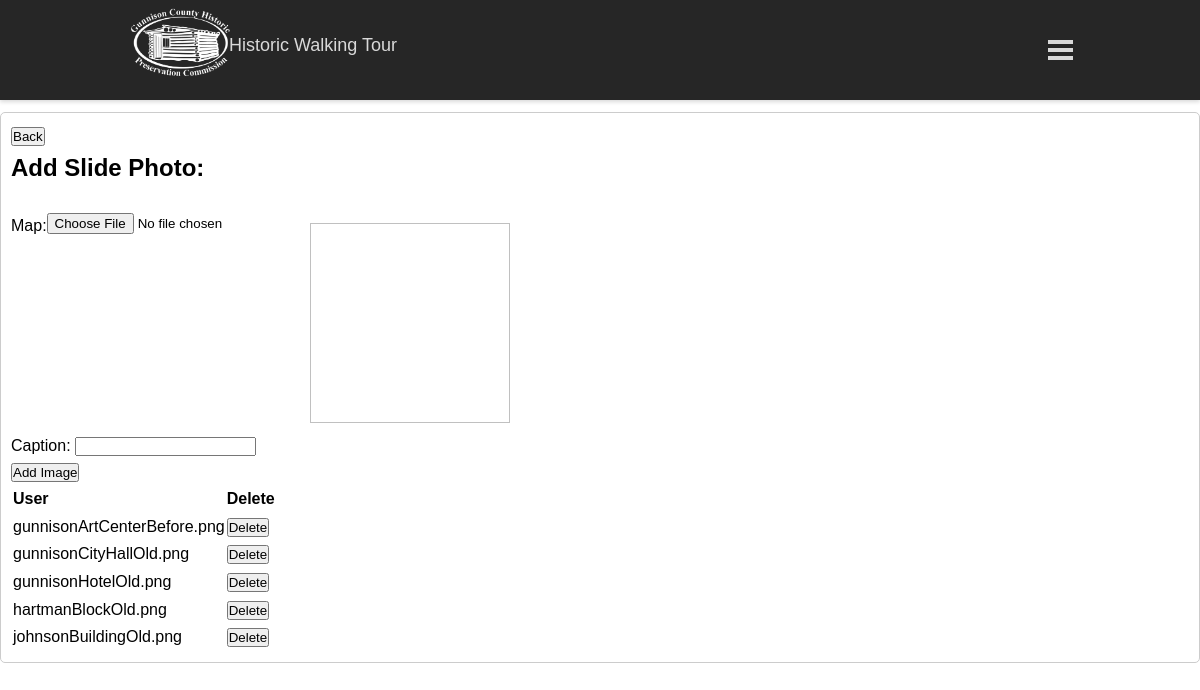
The page /www/html/addSlide.php (signed in) on the database its author committed.
### tables this page shows
CREATE TABLE IF NOT EXISTS `slideShowImages` (
  `id` int(11) NOT NULL AUTO_INCREMENT,
  `oldImage_fname` text NOT NULL,
  `oldImage_caption` text NOT NULL,
  PRIMARY KEY (`id`)
);

### www/html/model.php (called while the page is built, shortened)
<?php
function getSlideshowPics($conn)
{
    $t1q = "SELECT * FROM slideShowImages";
    $stmt1 = $conn->prepare($t1q);
    $stmt1->execute();
    $slideShowPics = $stmt1->fetchAll();
    return $slideShowPics;
}
?>

### www/html/addSlide.php (the view, shortened to what this page needs)
<?php
require('model.php');
$conn = connectDb();
$data = getSlideshowPics($conn);
?>
<!DOCTYPE html>
<html lang="en">
<head>
    <link rel="stylesheet" href="editorStyling.css">
    <link rel="stylesheet" href="navbarStyling.css">
</head>
<body>
    <header id="navbar">
        <nav class="navbar-container container">
            <a class="home-link">
                <div class="navbar-logo">
                    <img src="pictures/logo_white.png" alt="navLogo" weight="70px" height="70px" />
                </div>
                <p> Historic Walking Tour</p>
            </a>
            <button type="button" id="navbar-toggle" aria-controls="navbar-menu" aria-label="Toggle menu" aria-expanded="false">
                <span class="icon-bar"></span>
                <span class="icon-bar"></span>
                <span class="icon-bar"></span>
            </button>
        </nav>
    </header>
    <br><br><br><br>
    <div class="box">
          <button onclick="window.location.href ='admin.php'">Back</button>
        <h2>Add Slide Photo:</h2><br>
        <form method="POST" enctype="multipart/form-data">
            <div class="image-preview">
                <label for="file">Map:</label>
                <input type="file" name="file" accept="image/*" onchange="previewImage(event, 'file')" required><br>
                <img id="preview_file" class="preview_img" /><br>
            </div>
            <label for='oldCap'>Caption:</label>
            <input type='text' name="oldCap" required><br>
            <input type="submit" name="submit" value="Add Image">
        </form>
        <table>
            <tr>
                <th>User</th>
                <th>Delete</th>
            </tr>
            <?php
            foreach ($data as $row) : ?>
                <tr>
                    <td>
                        <?php echo $row['oldImage_fname']; ?>
                    </td>
                    <td>
                        <form action="addSlide.php" method="get">
                            <input type="submit" value="Delete">
                        </form>
                    </td>
                </tr>
            <?php endforeach; ?>
        </table>

### www/html/editorStyling.css (style rules this page uses)
:root { --navbar-bg-color: hsl(0, 0%, 15%); --navbar-text-color: hsl(0, 0%, 85%); --navbar-text-color-focus: white; --navbar-bg-contrast: hsl(0, 0%, 25%); }
* { box-sizing: border-box; margin: 0; padding: 0; }
body { height: 100vh; font-family: Arial, Helvetica, sans-serif; line-height: 1.6; text-align: center; }
.container { max-width: 1000px; padding: 20px; margin: 0 auto; }
.box { border: 1px solid #ccc; border-radius: 5px; padding: 10px; margin: 10px 0; }
.image-preview { display: flex; flex-wrap: wrap; }
.preview_img { width: 200px; height: 200px; object-fit: cover; margin: 10px; }
#navbar { --navbar-height: 100px; position: fixed; height: var(--navbar-height); background-color: var(--navbar-bg-color); left: 0; right: 0; box-shadow: 0 2px 4px rgba(0, 0, 0, 0.15); z-index: 1; }
.navbar-container { display: flex; justify-content: space-between; height: 100%; align-items: center; }
.home-link, .navbar-link { color: var(--navbar-text-color); text-decoration: none; display: flex; font-weight: 400; font-size: large; align-items: center; padding-bottom: 10px; }
.navbar-logo { border-radius: 100%; width: 30px; height: 30px; padding-right: 100px; padding-bottom: 75px; margin-inline-start: 0.5em; }
#navbar-toggle { cursor: pointer; border: none; background-color: transparent; width: 40px; height: 40px; display: flex; align-items: center; justify-content: center; flex-direction: column; }
.icon-bar { display: block; width: 25px; height: 4px; margin: 2px; background-color: var(--navbar-text-color); }
.box { border: 1px solid #ccc; border-radius: 5px; padding: 10px; margin: 10px 0; text-align: left; }
button { text-align: left; }

### www/html/navbarStyling.css (style rules this page uses)
#navbar { --navbar-height: 100px; position: fixed; height: var(--navbar-height); background-color: var(--navbar-bg-color); left: 0; right: 0; box-shadow: 0 2px 4px rgba(0, 0, 0, 0.15); z-index: 1; }
.navbar-container { display: flex; justify-content: space-between; height: 100%; align-items: center; font-family:'Franklin Gothic Medium', 'Arial Narrow', Arial, sans-serif; }
.home-link, .navbar-link { color: var(--navbar-text-color); text-decoration: none; display: flex; font-weight: 400; font-size: large; align-items: center; padding-bottom: 10px; }
.navbar-logo { border-radius: 100%; width: 30px; height: 30px; padding-right: 100px; padding-bottom: 75px; margin-inline-start: 0.5em; }
#navbar-toggle { cursor: pointer; border: none; background-color: transparent; width: 40px; height: 40px; display: flex; align-items: center; justify-content: center; flex-direction: column; }
.icon-bar { display: block; width: 25px; height: 4px; margin: 2px; background-color: var(--navbar-text-color); }

### rows shown on the page
slideshowimages: oldImage_fname "gunnisonArtCenterBefore.png"
slideshowimages: oldImage_fname "gunnisonCityHallOld.png"
slideshowimages: oldImage_fname "gunnisonHotelOld.png"
slideshowimages: oldImage_fname "hartmanBlockOld.png"
slideshowimages: oldImage_fname "johnsonBuildingOld.png"
